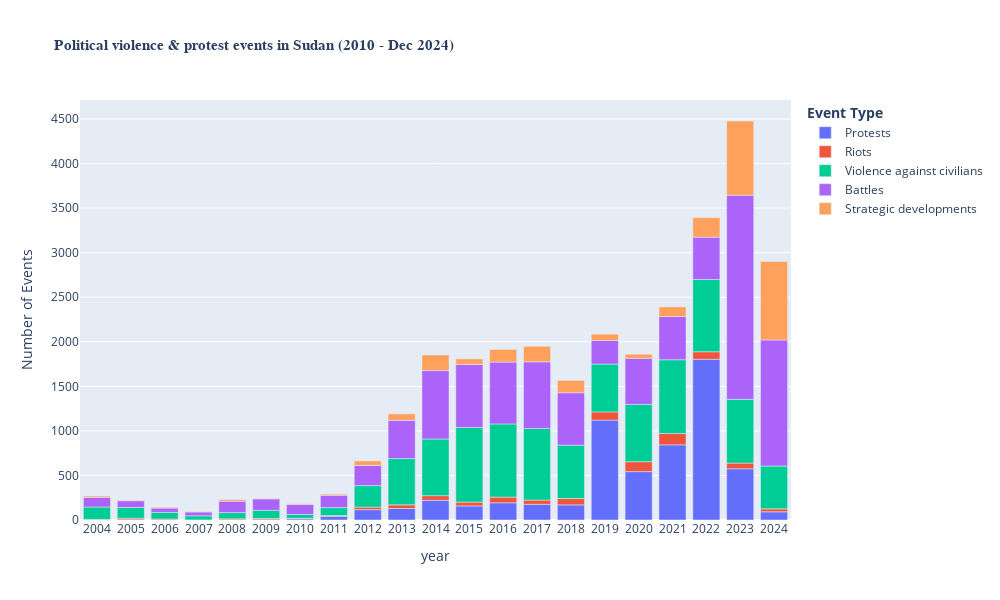

This figure's notebook cell:
### Markdown cell above
Sudan has been in conflict for more than three decades. The number of incidents were lower during the first two decades and rose up in the last two decades 2010, and 2020.

### Code cell
#Analysing conflicts from 2004 to 2024
df_2=df_2[df_2["year"]>2003]

year_event = pd.crosstab(df_2.year,df.event_type).reset_index()

fig = px.bar(year_event, x="year", 
             y=["Protests","Riots","Violence against civilians","Battles","Strategic developments"],
             title=" <b> Political violence & protest events in Sudan (2010 - Dec 2024) <b>",
             labels={'value':'Number of Events','variable':'<b>Event Type'} ,
            width=1000, # Width of map
            height=600
            )
fig.update_layout(
    # barmode='group',  # comment this line to see stacked bar
    titlefont={'color':None, 'size': 15, 'family': 'San-Serif'},
    xaxis_tickangle=0,
    xaxis = dict(
        tickmode = 'linear',
        tick0 = 1,
        dtick = 1
    )
)

fig.show()

### Figure 1 — Plotly figure (JSON) as saved in the notebook; plotly's stock layout.template omitted (floating-point values rounded to 4 significant figures)
{"data": [{"alignmentgroup": "True", "hovertemplate": "<b>Event Type=Protests<br>year=%{x}<br>Number of Events=%{y}<extra></extra>", "legendgroup": "Protests", "marker": {"color": "#636efa"}, "name": "Protests", "offsetgroup": "Protests", "orientation": "v", "showlegend": true, "textposition": "auto", "type": "bar", "x": [2004, 2005, 2006, 2007, 2008, 2009, 2010, 2011, 2012, 2013, 2014, 2015, 2016, 2017, 2018, 2019, 2020, 2021, 2022, 2023, 2024], "xaxis": "x", "y": [3, 3, 1, 1, 2, 3, 14, 40, 116, 129, 221, 158, 193, 176, 170, 1121, 543, 843, 1804, 575, 92], "yaxis": "y"}, {"alignmentgroup": "True", "hovertemplate": "<b>Event Type=Riots<br>year=%{x}<br>Number of Events=%{y}<extra></extra>", "legendgroup": "Riots", "marker": {"color": "#EF553B"}, "name": "Riots", "offsetgroup": "Riots", "orientation": "v", "showlegend": true, "textposition": "auto", "type": "bar", "x": [2004, 2005, 2006, 2007, 2008, 2009, 2010, 2011, 2012, 2013, 2014, 2015, 2016, 2017, 2018, 2019, 2020, 2021, 2022, 2023, 2024], "xaxis": "x", "y": [4, 16, 10, 0, 11, 14, 5, 10, 29, 41, 52, 43, 64, 48, 71, 92, 111, 128, 84, 64, 33], "yaxis": "y"}, {"alignmentgroup": "True", "hovertemplate": "<b>Event Type=Violence against civilians<br>year=%{x}<br>Number of Events=%{y}<extra></extra>", "legendgroup": "Violence against civilians", "marker": {"color": "#00cc96"}, "name": "Violence against civilians", "offsetgroup": "Violence against civilians", "orientation": "v", "showlegend": true, "textposition": "auto", "type": "bar", "x": [2004, 2005, 2006, 2007, 2008, 2009, 2010, 2011, 2012, 2013, 2014, 2015, 2016, 2017, 2018, 2019, 2020, 2021, 2022, 2023, 2024], "xaxis": "x", "y": [139, 122, 74, 46, 70, 91, 43, 89, 241, 519, 636, 837, 821, 803, 599, 537, 643, 827, 811, 715, 480], "yaxis": "y"}, {"alignmentgroup": "True", "hovertemplate": "<b>Event Type=Battles<br>year=%{x}<br>Number of Events=%{y}<extra></extra>", "legendgroup": "Battles", "marker": {"color": "#ab63fa"}, "name": "Battles", "offsetgroup": "Battles", "orientation": "v", "showlegend": true, "textposition": "auto", "type": "bar", "x": [2004, 2005, 2006, 2007, 2008, 2009, 2010, 2011, 2012, 2013, 2014, 2015, 2016, 2017, 2018, 2019, 2020, 2021, 2022, 2023, 2024], "xaxis": "x", "y": [108, 75, 49, 43, 128, 129, 114, 138, 226, 429, 768, 708, 694, 748, 588, 264, 517, 485, 475, 2291, 1415], "yaxis": "y"}, {"alignmentgroup": "True", "hovertemplate": "<b>Event Type=Strategic developments<br>year=%{x}<br>Number of Events=%{y}<extra></extra>", "legendgroup": "Strategic developments", "marker": {"color": "#FFA15A"}, "name": "Strategic developments", "offsetgroup": "Strategic developments", "orientation": "v", "showlegend": true, "textposition": "auto", "type": "bar", "x": [2004, 2005, 2006, 2007, 2008, 2009, 2010, 2011, 2012, 2013, 2014, 2015, 2016, 2017, 2018, 2019, 2020, 2021, 2022, 2023, 2024], "xaxis": "x", "y": [15, 7, 9, 6, 18, 6, 7, 13, 51, 73, 175, 62, 142, 174, 138, 71, 46, 108, 218, 832, 880], "yaxis": "y"}], "layout": {"barmode": "relative", "height": 600, "legend": {"title": {"text": "<b>Event Type"}, "tracegroupgap": 0}, "title": {"font": {"family": "San-Serif", "size": 15}, "text": " <b> Political violence & protest events in Sudan (2010 - Dec 2024) <b>"}, "width": 1000, "xaxis": {"anchor": "y", "domain": [0, 1], "dtick": 1, "tick0": 1, "tickangle": 0, "tickmode": "linear", "title": {"text": "year"}}, "yaxis": {"anchor": "x", "domain": [0, 1], "title": {"text": "Number of Events"}}}}
